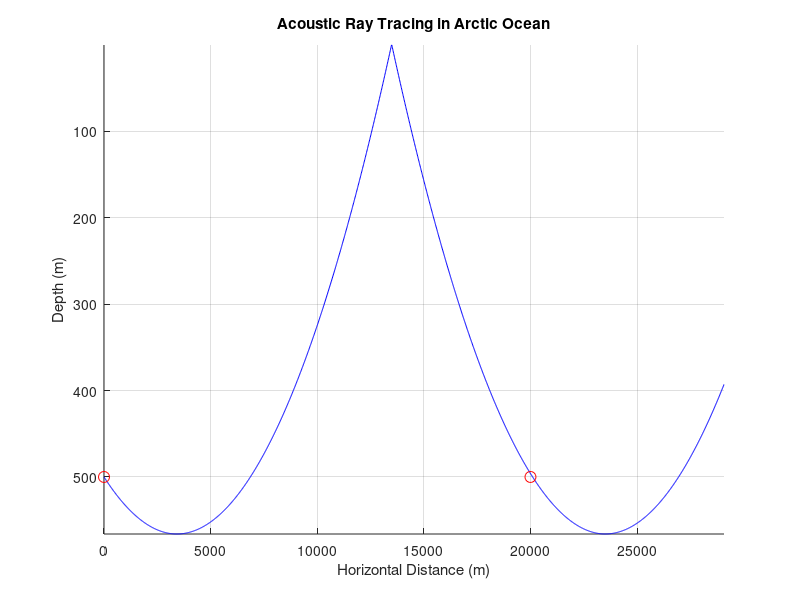

This figure's MATLAB source:
clear all;
clc;
close all;

%% Environment Parameters
Zseabed = 3500;      % 3.5 km : seabed depth
gamma = 0.0163;      % Gradient
C0 = 1450;           % velocity at the water surface
Z0 = 500;            % Transmitter depth
theta0 = 2.2*pi/180; % initial angle , Q1: 2 , Q2: 2.2 OR 6.4

%% Simulation Parameters
num_rays = 1;        % 
% Create some angles (IN OUR CASE it is a single beam for single ray)
thetas = theta0; 

dt = 0.01;           % Time step size
ts = 2000;%10000;           % Total time steps
% (simulation time = dt*ts = 100 sec if ts=10000)

%% Ray Tracing Simulation
figure;
hold on;

for j = 1:num_rays
    % Initialize arrays for each ray
    X = zeros(1, ts);
    Z = zeros(1, ts);
    theta = zeros(1, ts);
    C = zeros(1, ts);
    
    % Initial conditions
    X(1) = 0;                   % Initial X position
    Z(1) = Z0;                  % Initial depth
    C(1) = C0 + gamma*Z(1);     % Initial sound speed
    theta(1) = thetas(j);  % Initial angle for this ray
    
    for i = 2:ts
        % Updating position using previous step (i-1)
        X(i) = X(i-1) + C(i-1)*dt*cos(theta(i-1));
        Z(i) = Z(i-1) + C(i-1)*dt*sin(theta(i-1));
        
        % Updating sound speed
        C(i) = C0 + gamma*Z(i);
        
        % Calculate refraction parameter
        K = cos(theta(i-1)) * C(i)/C(i-1);
        
        % Check for reflection/boundary conditions
        if abs(K) > 1 || Z(i) < 0 || Z(i) >= Zseabed
            % Handle reflection
            theta(i) = -theta(i-1);  % Reverse direction
            Z(i) = Z(i-1);           % Keep previous depth
            C(i) = C(i-1);           % Keep previous sound speed
        else
            % Update angle using Snell's Law
            theta(i) = acos(K) * sign(theta(i-1));
        end
    end
    
    % Plot the ray's trajectory
    plot(X, Z, 'b');
end
% Plot the transmitter location (0 km, 500 m depth)
plot(0, 500, 'ro', 'MarkerSize', 8, 'MarkerFaceColor', 'none');
% Plot the receiver location (20 km, 500 m depth)
plot(20000, 500, 'ro', 'MarkerSize', 8, 'MarkerFaceColor', 'none');
%% Plot Formatting
xlabel('Horizontal Distance (m)');
ylabel('Depth (m)');
title('Acoustic Ray Tracing in Arctic Ocean');
set(gca, 'YDir', 'reverse');
axis tight;
grid on;
hold off;